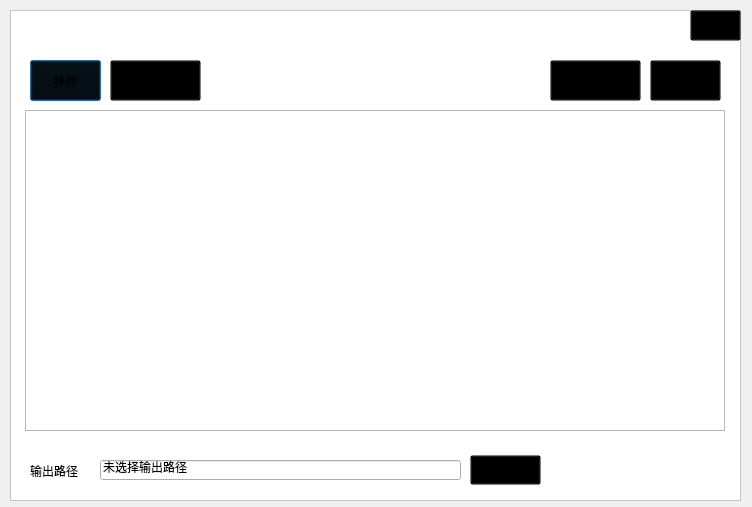
<?xml version="1.0" encoding="UTF-8"?>
<ui version="4.0">
 <class>vfFile</class>
 <widget class="QDialog" name="vfFile">
  <property name="geometry">
   <rect>
    <x>0</x>
    <y>0</y>
    <width>752</width>
    <height>507</height>
   </rect>
  </property>
  <property name="windowTitle">
   <string>Dialog</string>
  </property>
  <widget class="QTableView" name="tableView">
   <property name="geometry">
    <rect>
     <x>25</x>
     <y>110</y>
     <width>700</width>
     <height>321</height>
    </rect>
   </property>
   <property name="styleSheet">
    <string notr="true">QHeaderView::section {background-color:white; border:1px solid gray;}</string>
   </property>
  </widget>
  <widget class="QFrame" name="frame">
   <property name="geometry">
    <rect>
     <x>10</x>
     <y>10</y>
     <width>731</width>
     <height>491</height>
    </rect>
   </property>
   <property name="styleSheet">
    <string notr="true">#frame{background-color: rgb(255, 255, 255);}</string>
   </property>
   <property name="frameShape">
    <enum>QFrame::StyledPanel</enum>
   </property>
   <property name="frameShadow">
    <enum>QFrame::Raised</enum>
   </property>
   <widget class="QPushButton" name="pushButton_del">
    <property name="geometry">
     <rect>
      <x>20</x>
      <y>50</y>
      <width>71</width>
      <height>41</height>
     </rect>
    </property>
    <property name="font">
     <font>
      <family>Microsoft YaHei UI</family>
      <weight>50</weight>
      <bold>false</bold>
     </font>
    </property>
    <property name="styleSheet">
     <string notr="true">#pushButton_del{background-color:transparent;}
#pushButton_del:hover{border-image:url(:/new/prefix2/grey.png);}
</string>
    </property>
    <property name="text">
     <string>移除</string>
    </property>
    <property name="icon">
     <iconset resource="background.qrc">
      <normaloff>:/new/prefix2/del.png</normaloff>:/new/prefix2/del.png</iconset>
    </property>
    <property name="iconSize">
     <size>
      <width>30</width>
      <height>30</height>
     </size>
    </property>
   </widget>
   <widget class="QPushButton" name="pushButton_delAll">
    <property name="geometry">
     <rect>
      <x>100</x>
      <y>50</y>
      <width>91</width>
      <height>41</height>
     </rect>
    </property>
    <property name="font">
     <font>
      <family>Microsoft YaHei UI</family>
     </font>
    </property>
    <property name="styleSheet">
     <string notr="true">#pushButton_delAll{background-color:transparent;}
#pushButton_delAll:hover{
border-image: url(:/new/prefix2/grey.png)}</string>
    </property>
    <property name="text">
     <string>清空列表</string>
    </property>
    <property name="icon">
     <iconset resource="background.qrc">
      <normaloff>:/new/prefix2/delAll.png</normaloff>:/new/prefix2/delAll.png</iconset>
    </property>
    <property name="iconSize">
     <size>
      <width>30</width>
      <height>30</height>
     </size>
    </property>
   </widget>
   <widget class="QLabel" name="label">
    <property name="geometry">
     <rect>
      <x>20</x>
      <y>450</y>
      <width>71</width>
      <height>21</height>
     </rect>
    </property>
    <property name="font">
     <font>
      <family>Microsoft YaHei UI</family>
     </font>
    </property>
    <property name="text">
     <string>输出路径</string>
    </property>
   </widget>
   <widget class="QLineEdit" name="lineEdit">
    <property name="geometry">
     <rect>
      <x>90</x>
      <y>450</y>
      <width>361</width>
      <height>20</height>
     </rect>
    </property>
    <property name="font">
     <font>
      <family>Microsoft YaHei UI</family>
     </font>
    </property>
    <property name="text">
     <string>未选择输出路径</string>
    </property>
   </widget>
   <widget class="QPushButton" name="pushButton_change">
    <property name="geometry">
     <rect>
      <x>460</x>
      <y>445</y>
      <width>71</width>
      <height>30</height>
     </rect>
    </property>
    <property name="font">
     <font>
      <family>Microsoft YaHei UI</family>
     </font>
    </property>
    <property name="styleSheet">
     <string notr="true">#pushButton_change{background-color:transparent;}
#pushButton_change:hover{
border-image: url(:/new/prefix2/grey.png)}</string>
    </property>
    <property name="text">
     <string>更改</string>
    </property>
    <property name="icon">
     <iconset resource="background.qrc">
      <normaloff>:/new/prefix2/openfile.png</normaloff>:/new/prefix2/openfile.png</iconset>
    </property>
    <property name="iconSize">
     <size>
      <width>20</width>
      <height>20</height>
     </size>
    </property>
   </widget>
   <widget class="QPushButton" name="pushButton_conf">
    <property name="geometry">
     <rect>
      <x>640</x>
      <y>50</y>
      <width>71</width>
      <height>41</height>
     </rect>
    </property>
    <property name="font">
     <font>
      <family>Microsoft YaHei UI</family>
     </font>
    </property>
    <property name="styleSheet">
     <string notr="true">#pushButton_conf{background-color:transparent;}
#pushButton_conf:hover{
border-image: url(:/new/prefix2/grey.png)}</string>
    </property>
    <property name="text">
     <string>确定</string>
    </property>
    <property name="icon">
     <iconset resource="background.qrc">
      <normaloff>:/new/prefix2/conf.png</normaloff>:/new/prefix2/conf.png</iconset>
    </property>
    <property name="iconSize">
     <size>
      <width>30</width>
      <height>30</height>
     </size>
    </property>
   </widget>
   <widget class="QPushButton" name="pushButton_close">
    <property name="geometry">
     <rect>
      <x>680</x>
      <y>0</y>
      <width>51</width>
      <height>31</height>
     </rect>
    </property>
    <property name="styleSheet">
     <string notr="true">#pushButton_close{background-color:transparent;}
#pushButton_close:hover{	border-image: url(:/new/prefix2/red.png);
}
</string>
    </property>
    <property name="text">
     <string/>
    </property>
    <property name="icon">
     <iconset resource="background.qrc">
      <normaloff>:/new/prefix2/close_win.png</normaloff>:/new/prefix2/close_win.png</iconset>
    </property>
    <property name="iconSize">
     <size>
      <width>10</width>
      <height>10</height>
     </size>
    </property>
   </widget>
   <widget class="QPushButton" name="pushButton_openfile">
    <property name="geometry">
     <rect>
      <x>540</x>
      <y>50</y>
      <width>91</width>
      <height>41</height>
     </rect>
    </property>
    <property name="font">
     <font>
      <family>Microsoft YaHei UI</family>
     </font>
    </property>
    <property name="styleSheet">
     <string notr="true">#pushButton_openfile{background-color:transparent;}
#pushButton_openfile:hover{
border-image: url(:/new/prefix2/grey.png)}</string>
    </property>
    <property name="text">
     <string>添加文件</string>
    </property>
    <property name="icon">
     <iconset resource="background.qrc">
      <normaloff>:/new/prefix2/add.png</normaloff>:/new/prefix2/add.png</iconset>
    </property>
    <property name="iconSize">
     <size>
      <width>30</width>
      <height>30</height>
     </size>
    </property>
   </widget>
  </widget>
  <zorder>frame</zorder>
  <zorder>tableView</zorder>
 </widget>
 <resources>
  <include location="background.qrc"/>
 </resources>
 <connections/>
</ui>
